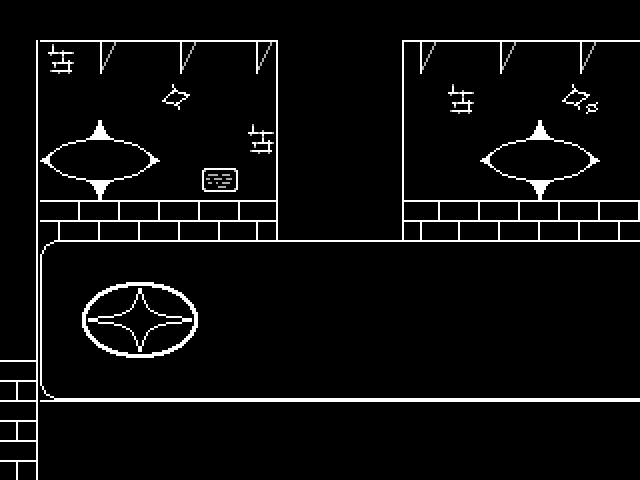

Tiled map render using the project's own tile images. Description and the whole map definition, tile-layer contents included, below:
An orthogonal 16x12 tile map with 40x40 px tiles, 2 tile layers (Tile Layer 1, decal), 2 tilesets and 25 objects (2x topfloor_highlight, 2x topfloor_windoweye, topfloor_bg, elevatordoor, transition, ...).

<map version="1.11" tiledversion="1.11.2" orientation="orthogonal" renderorder="right-down" width="16" height="12" tilewidth="40" tileheight="40" infinite="0" nextlayerid="11" nextobjectid="71">
 <editorsettings>
  <export target="elevator.lua" format="lua" />
 </editorsettings>
 <properties>
  <property name="border" value="titan" />
  <property name="music" value="topfloor" />
  <property name="name" value="Top Floor - Elevator" />
 </properties>
 <tileset firstgid="1" source="../../tilesets/topfloor.tsx" />
 <tileset firstgid="37" source="../../tilesets/topfloor_objects.tsx" />
 <objectgroup id="10" name="objects_bg">
  <object id="24" name="topfloor_bg" x="0" y="0">
   <point />
  </object>
 </objectgroup>
 <layer id="1" name="Tile Layer 1" width="16" height="12">
  <data encoding="csv">
26,26,26,26,26,26,26,26,26,26,26,26,26,26,26,26,
9,20,2,20,2,20,3,8,8,8,1,20,2,20,2,20,
9,8,8,8,28,8,9,26,26,26,7,8,8,8,30,8,
9,4,5,6,8,8,9,8,8,8,7,8,4,5,6,8,
9,10,11,12,8,8,9,8,8,8,7,8,10,11,12,8,
9,14,14,14,14,14,15,8,8,8,13,14,14,14,14,14,
9,19,20,20,20,20,20,20,20,20,20,20,20,20,20,20,
9,25,26,26,26,26,26,26,26,26,26,26,26,26,26,26,
9,25,26,26,26,26,26,26,26,26,26,26,26,26,26,26,
15,31,32,32,32,32,32,32,32,32,32,32,32,32,32,32,
15,20,20,20,20,20,20,20,20,20,20,20,20,20,20,20,
15,26,26,26,26,26,26,26,26,26,26,26,26,26,26,26
</data>
 </layer>
 <layer id="2" name="decal" width="16" height="12">
  <data encoding="csv">
0,0,0,0,0,0,0,0,0,0,0,0,0,0,0,0,
0,35,0,0,0,0,0,0,0,0,0,0,0,0,0,0,
0,0,0,0,0,0,0,0,0,0,0,35,0,0,0,0,
0,0,0,0,0,0,35,0,0,0,0,0,0,0,0,0,
0,0,0,0,0,36,0,0,0,0,0,0,0,0,0,0,
0,0,0,0,0,0,0,0,0,0,0,0,0,0,0,0,
0,0,0,0,0,0,0,0,0,0,0,0,0,0,0,0,
0,0,16,17,18,0,0,0,0,0,0,0,0,0,0,0,
0,0,22,23,24,0,0,0,0,0,0,0,0,0,0,0,
0,0,0,0,0,0,0,0,0,0,0,0,0,0,0,0,
0,0,0,0,0,0,0,0,0,0,0,0,0,0,0,0,
0,0,0,0,0,0,0,0,0,0,0,0,0,0,0,0
</data>
 </layer>
 <objectgroup id="3" name="collision">
  <object id="1" x="40" y="200" width="240" height="40" />
  <object id="2" x="0" y="240" width="40" height="160" />
  <object id="3" x="40" y="400" width="600" height="40" />
  <object id="4" x="400" y="200" width="240" height="40" />
 </objectgroup>
 <objectgroup id="8" name="objects_window_floor" opacity="0.2" tintcolor="#aa00ff">
  <object id="58" gid="38" x="50" y="360" width="100" height="120" />
  <object id="60" gid="41" x="50" y="400" width="100" height="40" />
  <object id="61" gid="38" x="490" y="360" width="100" height="120" />
  <object id="62" gid="41" x="490" y="400" width="100" height="40" />
 </objectgroup>
 <objectgroup id="9" name="objects_window_wall" opacity="0.3" tintcolor="#ff00ff">
  <object id="50" gid="38" x="50" y="240" width="100" height="40" />
  <object id="54" gid="38" x="490" y="240" width="100" height="40" />
  <object id="65" gid="42" x="50" y="200" width="100" height="40" />
  <object id="66" gid="42" x="490" y="200" width="100" height="40" />
 </objectgroup>
 <objectgroup id="4" name="objects_elevator">
  <object id="5" name="elevatordoor" x="280" y="200" width="120" height="40">
   <properties>
    <property name="type" value="topfloor" />
   </properties>
  </object>
 </objectgroup>
 <objectgroup id="5" name="objects">
  <object id="6" name="transition" x="280" y="190" width="120" height="40">
   <properties>
    <property name="map" value="hub_elevator" />
    <property name="marker" value="entry" />
   </properties>
  </object>
  <object id="8" name="dogconegroup" x="600" y="240" width="40" height="160">
   <properties>
    <property name="default_state" type="bool" value="true" />
   </properties>
  </object>
  <object id="31" name="topfloor_windowdraw" x="40" y="0">
   <point />
  </object>
  <object id="42" name="topfloor_highlight" x="470" y="240" width="140" height="160" />
  <object id="43" name="topfloor_highlight" x="30" y="240" width="140" height="160" />
  <object id="63" name="topfloor_windoweye" x="70" y="150" width="60" height="20" />
  <object id="64" name="topfloor_windoweye" x="510" y="150" width="60" height="20" />
  <object id="68" name="savepoint" x="120" y="300" width="40" height="40">
   <properties>
    <property name="text1" value="* (The wind howls,[wait:5] the eyes watch.)" />
    <property name="text2" value="* (You are filled with the power of nearing the end of this tower.)" />
   </properties>
  </object>
  <object id="69" name="interactable" x="200" y="200" width="40" height="40">
   <properties>
    <property name="cutscene" value="topfloor.sign1" />
   </properties>
  </object>
 </objectgroup>
 <objectgroup id="6" name="markers">
  <object id="9" name="entry_elevator" x="340" y="290">
   <point />
  </object>
  <object id="10" name="spawn" x="340" y="340">
   <point />
  </object>
 </objectgroup>
</map>
